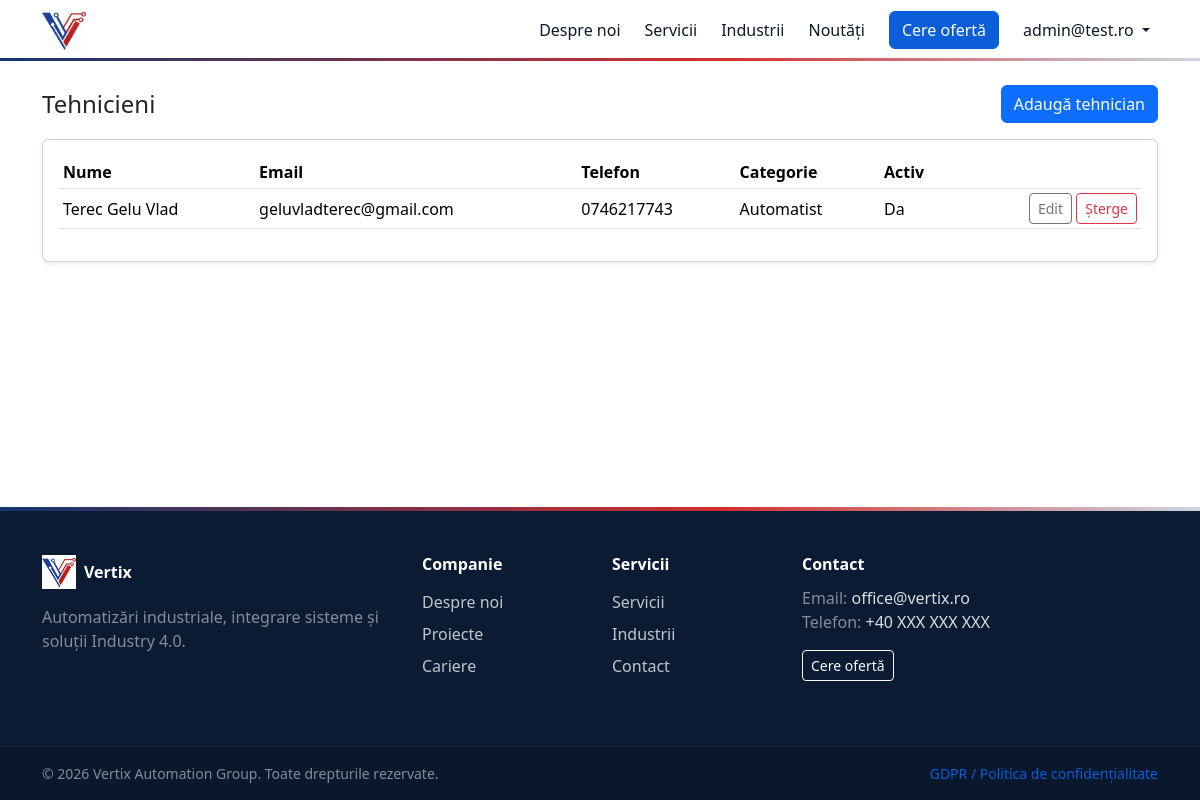
Screenshot of /ro/portal/tehnicieni/ (signed in) with the database file from the repository.
### accounts/models.py (models this page shows, shortened)
class User(AbstractBaseUser, PermissionsMixin):
    class Role(models.TextChoices):
        ADMIN = "ADMIN", "Admin"
        MANAGER = "MANAGER", "Manager"
        TEHNICIAN = "TEHNICIAN", "Tehnician"
        CLIENT = "CLIENT", "Client"
    email = models.EmailField(unique=True)
    role = models.CharField(max_length=20, choices=Role.choices, default=Role.CLIENT)
    company_name = models.CharField(max_length=255, blank=True)
    company_cif = models.CharField(max_length=50, blank=True)
    is_active = models.BooleanField(default=False)  # <-- IMPORTANT: aprobare necesară
    is_staff = models.BooleanField(default=False)   # admin site
    date_joined = models.DateTimeField(default=timezone.now)
    approved_at = models.DateTimeField(null=True, blank=True)
    approved_by = models.ForeignKey(
        "self", null=True, blank=True, on_delete=models.SET_NULL, related_name="approved_users"
    )
    objects = UserManager()
    USERNAME_FIELD = "email"
    REQUIRED_FIELDS = []

### portal/models.py (models this page shows, shortened)
class Technician(models.Model):
    name = models.CharField(max_length=150)
    company_name = models.CharField(max_length=255, blank=True)
    company_cif = models.CharField(max_length=50, blank=True)
    email = models.EmailField(unique=True)
    phone = models.CharField(max_length=40, blank=True)
    address = models.CharField(max_length=255, blank=True)
    category = models.CharField(max_length=120, blank=True)
    user = models.OneToOneField(
        settings.AUTH_USER_MODEL, null=True, blank=True,
        on_delete=models.SET_NULL, related_name="technician_profile"
    )
    is_active = models.BooleanField(default=True)
    class Meta:
        ordering = ["name"]

### portal/views.py (the view)
# urls.py: path("tehnicieni/", views.tech_list, name="tech_list"),
@role_required(User.Role.ADMIN, User.Role.MANAGER)
def tech_list(request):
    techs = Technician.objects.all()
    return render(request, "portal/tech_list.html", {"techs": techs})

### portal/permissions.py (called while the page is built)
def role_required(*roles):
    def decorator(view_func):
        @login_required
        @wraps(view_func)
        def _wrapped(request, *args, **kwargs):
            if request.user.role in roles or request.user.is_superuser:
                return view_func(request, *args, **kwargs)
            return HttpResponseForbidden("Access denied.")
        return _wrapped
    return decorator

### portal/security.py (called while the page is built)
def get_client_ip(request):
    xff = request.META.get("HTTP_X_FORWARDED_FOR")
    if xff:
        return xff.split(",")[0].strip()
    return request.META.get("REMOTE_ADDR")

### website/context_processors.py (called while the page is built)
def site_settings(request):
    return {"site_settings": get_site_settings()}

def popup_messages(request):
    now = timezone.now()
    qs = PopUpMessage.objects.filter(is_enabled=True).filter(
        Q(start_at__isnull=True) | Q(start_at__lte=now),
        Q(end_at__isnull=True) | Q(end_at__gte=now),
    ).order_by("priority", "-created_at")
    return {"popup_messages": list(qs[:3])}  # sau [:1]

### portal/templates/portal/tech_list.html
{% extends "website/base.html" %}
{% block content %}
<div class="container py-4">
  <div class="d-flex justify-content-between align-items-center mb-3">
    <h1 class="h4 mb-0">Tehnicieni</h1>
    <a class="btn btn-primary" href="{% url 'tech_create' %}">Adaugă tehnician</a>
  </div>
  <div class="card p-3 shadow-sm">
    <div class="table-responsive">
      <table class="table table-sm align-middle">
        <thead><tr><th>Nume</th><th>Email</th><th>Telefon</th><th>Categorie</th><th>Activ</th><th></th></tr></thead>
        <tbody>
          {% for t in techs %}
            <tr>
              <td>{{ t.name }}</td>
              <td>{{ t.email }}</td>
              <td>{{ t.phone|default:"-" }}</td>
              <td>{{ t.category|default:"-" }}</td>
              <td>{% if t.is_active %}Da{% else %}Nu{% endif %}</td>
              <td class="text-end">
                <a class="btn btn-outline-secondary btn-sm" href="{% url 'tech_update' t.pk %}">Edit</a>
                <a class="btn btn-outline-danger btn-sm" href="{% url 'tech_delete' t.pk %}">Șterge</a>
              </td>
            </tr>
          {% empty %}
            <tr><td colspan="6" class="text-muted">Nu există tehnicieni.</td></tr>
          {% endfor %}
        </tbody>
      </table>
    </div>
  </div>
</div>
{% endblock %}

### website/templates/website/partials/_navbar.html (shortened to what this page needs)
{% load static %}
{% load i18n %}
<nav class="navbar navbar-expand-lg bg-white border-bottom sticky-top">
  <div class="container">
    <a class="navbar-brand d-flex align-items-center" href="{% url 'home' %}">
      <img
        src="{% static 'img/logo-vertix.svg' %}"
        alt="Vertix"
        class="navbar-logo"
        width="44"
        height="44"
        loading="eager"
      >
    </a>
    <div class="collapse navbar-collapse" id="nav">
      <ul class="navbar-nav ms-auto align-items-lg-center gap-lg-2">
        {% if site_settings.about_enabled %}
          <li class="nav-item">
            <a class="nav-link" href="{% url 'about' %}">{% trans "Despre noi" %}</a>
          </li>
        {% endif %}
        {% if site_settings.services_enabled %}
          <li class="nav-item">
            <a class="nav-link" href="{% url 'services_list' %}">{% trans "Servicii" %}</a>
          </li>
        {% endif %}
        {% if site_settings.industries_enabled %}
          <li class="nav-item">
            <a class="nav-link" href="{% url 'industries' %}">{% trans "Industrii" %}</a>
          </li>
        {% endif %}
        {% if site_settings.blog_enabled %}
          <li class="nav-item">
            <a class="nav-link" href="{% url 'blog_list' %}">{% trans "Noutăți" %}</a>
          </li>
        {% endif %}
        {% if site_settings.contact_enabled %}
          <li class="nav-item">
            <a class="btn btn-primary ms-lg-2" href="{% url 'contact' %}">
              {% trans "Cere ofertă" %}
            </a>
          </li>
        {% endif %}
{% if request.user.is_authenticated %}
  <li class="nav-item dropdown ms-lg-2">
    <a class="nav-link dropdown-toggle position-relative"
       href="#"
       role="button"
       data-bs-toggle="dropdown"
       aria-expanded="false"
       id="userDropdown">
      {{ request.user.email }}
    </a>
  </li>
{% endif %}
      </ul>
    </div>
  </div>
</nav>

### website/static/website/css/styles.css (style rules this page uses)
.navbar-brand { padding-top: 0; padding-bottom: 0; }
.navbar-logo { height: 44px; width: auto; max-width: 180px; display: block; }
.navbar { background: rgba(255,255,255,0.92) !important; backdrop-filter: blur(10px); border-bottom: 1px solid rgba(15, 23, 42, 0.08); }
.navbar::after { content:""; position:absolute; left:0; right:0; bottom:-1px; height:3px; background: linear-gradient(90deg, #11366C 0%, #D32F2F 60%, #CBD5E1 100%); }
.navbar .nav-link { color:#0f172a; font-weight:500; }
.navbar .btn-primary { background:#0B5ED7; border-color:#0B5ED7; }
:root { --link-color: #0b5ed7; --link-hover: #06357a; }
a { color: var(--link-color); text-decoration: none; }
.nav-link, .breadcrumb a { color: #212529; }

### rows the page displays
User: user.email "admin@test.ro"
Technician: name "Terec Gelu Vlad", email "geluvladterec@gmail.com", phone "0746217743", category "Automatist", is_active "Da"
